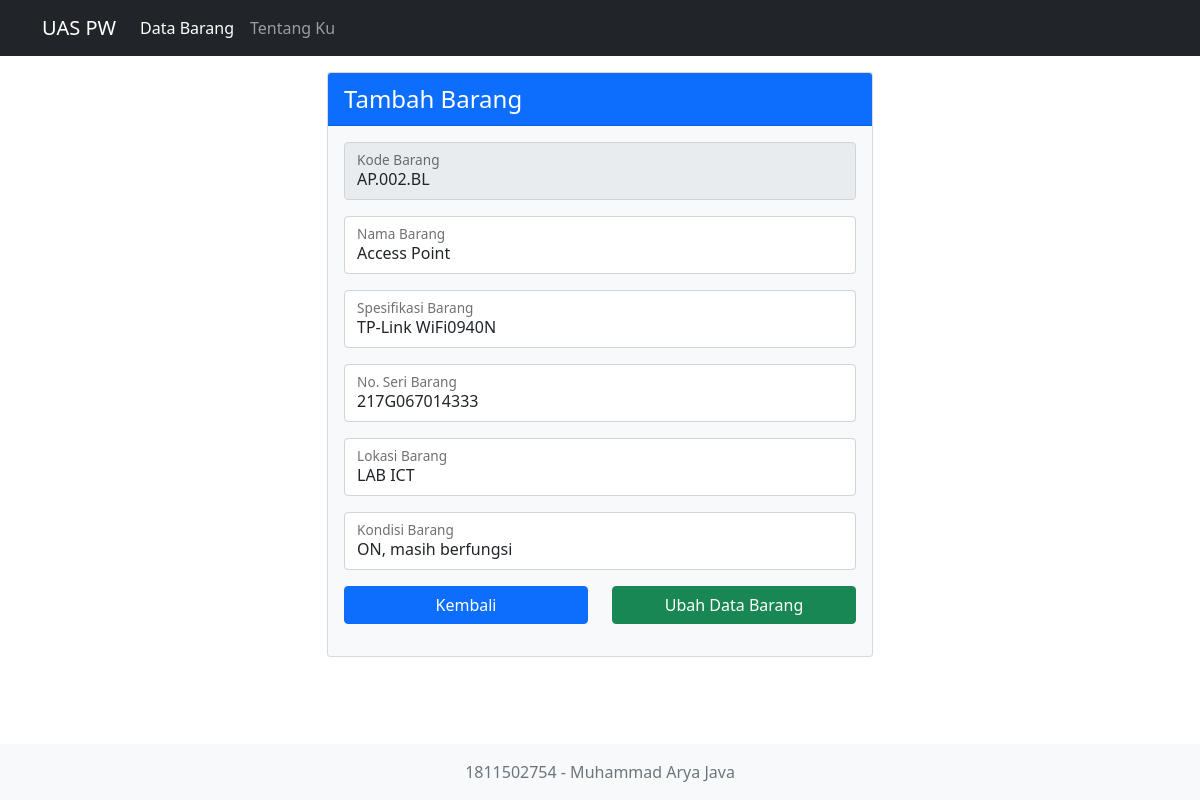
The page /barang/ubah?id=2&&kdbarang=AP.002.BL on the database its author committed.
### tables this page shows
CREATE TABLE `barang` (
  `id` int(11) NOT NULL,
  `kdbarang` varchar(255) NOT NULL,
  `nmbarang` varchar(255) NOT NULL,
  `spesifikasi` varchar(255) NOT NULL,
  `noseri` varchar(255) NOT NULL,
  `lokasi` varchar(255) NOT NULL,
  `kondisi` varchar(255) NOT NULL
);

### index.php (called while the page is built, shortened)
<?php
require_once __DIR__ . '/models/BarangModel.php';
$url = isset($_SERVER['PATH_INFO']) ? explode('/', ltrim($_SERVER['PATH_INFO'], '/')) : '/';
$barang = new Barang();
$tentangku = new Tentangku();
if ($url == '/') {
    return $barang->index();
} elseif ($url[0] == 'barang') {
    $url[]++;
    if ($url[1] == 'tambah') {
        return $barang->add();
    } elseif ($url[1] == 'tambah-barang') {
        return $barang->addBarang();
    } elseif ($url[1] == 'ubah') {
        return $barang->edit();
    } elseif ($url[1] == 'ubah-barang') {
        return $barang->editBarang();
    } elseif ($url[1] == 'hapus') {
        return $barang->remove();
    } elseif ($url[1] == 'cari') {
        return $barang->search();
    }
    return $barang->index();
} elseif ($url[0] == 'tentangku') {
    return $tentangku->index();
}

### models/BarangModel.php (called while the page is built, shortened)
<?php
class BarangModel
{
    private $connection;
    function __construct()
    {
        $this->connection = new mysqli(
            'localhost',
            'root',
            '',
            'db_phpcrud'
        );
    }
    public function getBarang($id = null, $kdbarang = null)
    {
        if ($id && $kdbarang) {
            $query = "SELECT * FROM barang WHERE id ='$id' AND kdbarang = '$kdbarang'";
            $result = $this->connection->query($query);
            if ($result->num_rows === 0) {
                return false;
            } else {
                return $result->fetch_assoc();
            }
        }
    }
}

### views/pages/barang/ubah-barang.php (the view, shortened to what this page needs)
<div class="row">
    <div class="col-6 mx-auto">
        <div class="card text-dark bg-light mb-3">
            <div class="card-header fs-4 bg-primary text-white">Tambah Barang</div>
            <div class="card-body">
                <form action="http://localhost/php-crud/barang/ubah-barang" method="POST">
                    <div class="form-floating mb-3">
                        <input type="text" class="form-control" name="kode" readonly required placeholder="Kode Barang" value="<?= $barang['kdbarang']; ?>">
                        <label for="kode">Kode Barang</label>
                    </div>
                    <div class="form-floating mb-3">
                        <input type="text" class="form-control" name="nama" placeholder="Nama Barang" value="<?= $barang['nmbarang']; ?>">
                        <label for="nama">Nama Barang</label>
                    </div>
                    <div class="form-floating mb-3">
                        <input type="text" class="form-control" name="spek" placeholder="Spesifikasi Barang" value="<?= $barang['spesifikasi']; ?>">
                        <label for="spek">Spesifikasi Barang</label>
                    </div>
                    <div class="form-floating mb-3">
                        <input type="text" class="form-control" name="seri" placeholder="No Seri Barang" value="<?= $barang['noseri']; ?>">
                        <label for="seri">No. Seri Barang</label>
                    </div>
                    <div class="form-floating mb-3">
                        <input type="text" class="form-control" name="lokasi" placeholder="Lokasi Barang" value="<?= $barang['lokasi']; ?>">
                        <label for="lokasi">Lokasi Barang</label>
                    </div>
                    <div class="form-floating mb-3">
                        <input type="text" class="form-control" name="kondisi" placeholder="Kondisi Barang" value="<?= $barang['kondisi']; ?>">
                        <label for="kondisi">Kondisi Barang</label>
                    </div>
                    <div class="form-floating mb-3">
                        <div class="row">
                            <div class="col d-grid gap-2">
                                <a href="http://localhost/php-crud/barang" class="btn btn-primary">Kembali</a>
                            </div>
                            <div class="col d-grid gap-2">
                                <button type="submit" class="btn btn-success">Ubah Data Barang</button>
                            </div>
                        </div>
                    </div>
                </form>
            </div>
        </div>
    </div>
</div>

### rows shown on the page
barang: kode "AP.002.BL", nama "Access Point", spek "TP-Link WiFi0940N", seri "217G067014333", lokasi "LAB ICT", kondisi "ON, masih berfungsi"
